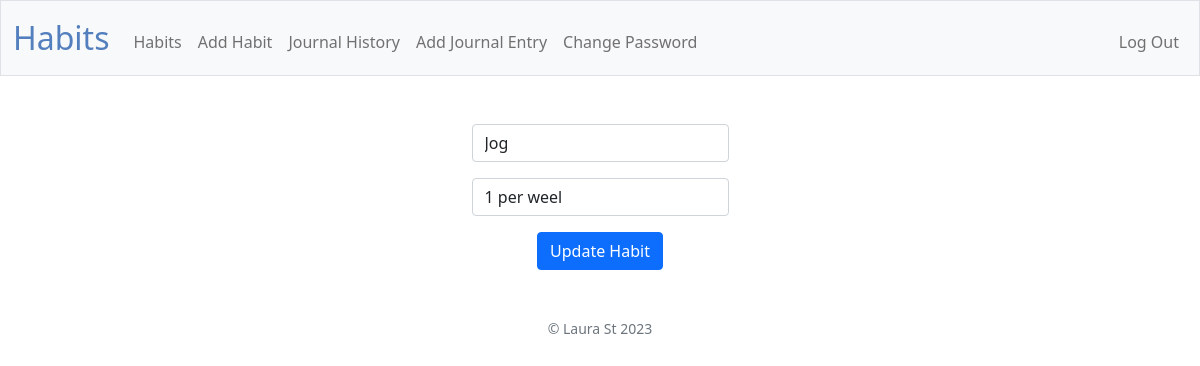
Before: /edit-habit/1 (signed in) with the older database file.
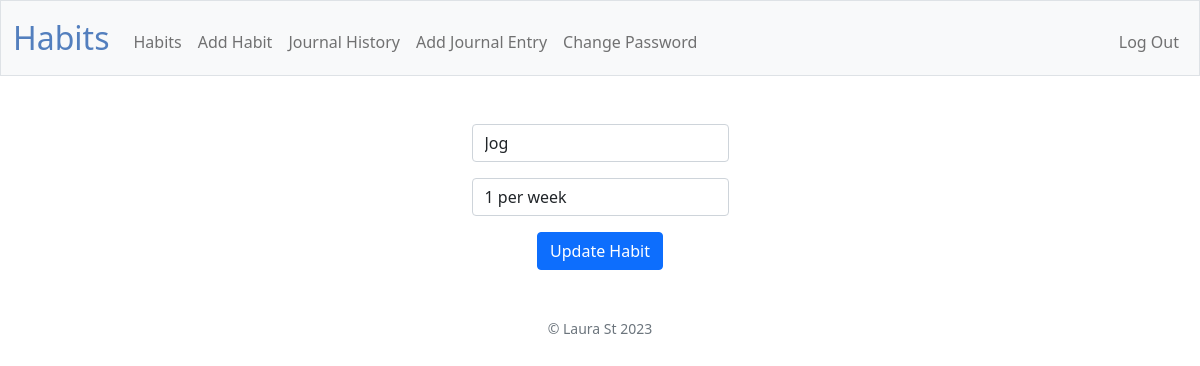
After: the same page with the newer database file.
### tables this page shows
CREATE TABLE "habits" (
    habit_id INTEGER PRIMARY KEY AUTOINCREMENT,
    user_id INTEGER,
    name TEXT NOT NULL,
    rule TEXT NOT NULL,
    created_at DATETIME DEFAULT CURRENT_TIMESTAMP,
    FOREIGN KEY (user_id) REFERENCES users(id)
);

### app.py (the view)
@app.route("/edit-habit/<int:habit_id>", methods=["GET", "POST"])
@login_required
def edit_habit(habit_id):
    if request.method == "POST":
        if not request.form.get("habit"):
            return apology("must provide habit", 400)
        elif not request.form.get("rule"):
            return apology("must provide rule", 400)
        db.execute(
            "UPDATE habits SET name = ?, rule = ? WHERE habit_id = ?",
            request.form.get("habit"),
            request.form.get("rule"),
            habit_id
        )
        return redirect("/habits")
    else:
        rows = db.execute(
            "SELECT * FROM habits WHERE habit_id = ?", habit_id
        )
        habit = rows[0]
        if not habit:
            return apology("something went wrong", 400)
        return render_template("edit-habit.html", habit=habit)

### app.py (called while the page is built)
@app.after_request
def after_request(response):
    response.headers["Cache-Control"] = "no-cache, no-store, must-revalidate"
    response.headers["Expires"] = 0
    response.headers["Pragma"] = "no-cache"
    return response

### helpers.py (called while the page is built)
def login_required(f):
    @wraps(f)
    def decorated_function(*args, **kwargs):
        if session.get("user_id") is None:
            return redirect("/login")
        return f(*args, **kwargs)
    return decorated_function

### templates/edit-habit.html (shortened to what this page needs)
{% extends "layout.html" %}
{% block main %}
<form action="/edit-habit/{{habit.habit_id}}" method="post">
    <div class="mb-3">
        <input autocomplete="off" autofocus class="form-control mx-auto w-auto" id="habit" name="habit" value="{{
            habit.name }}" type="text">
    </div>
    <div class="mb-3">
        <input autocomplete="off" autofocus class="form-control mx-auto w-auto" id="rule" name="rule" value="{{
            habit.rule }}" type="text">
    </div>
    <button class="btn btn-primary" type="submit">Update Habit</button>
</form>
{% endblock %}

Changed rows visible on the page:
changed habits "Jog": rule "1 per weel" → "1 per week"
